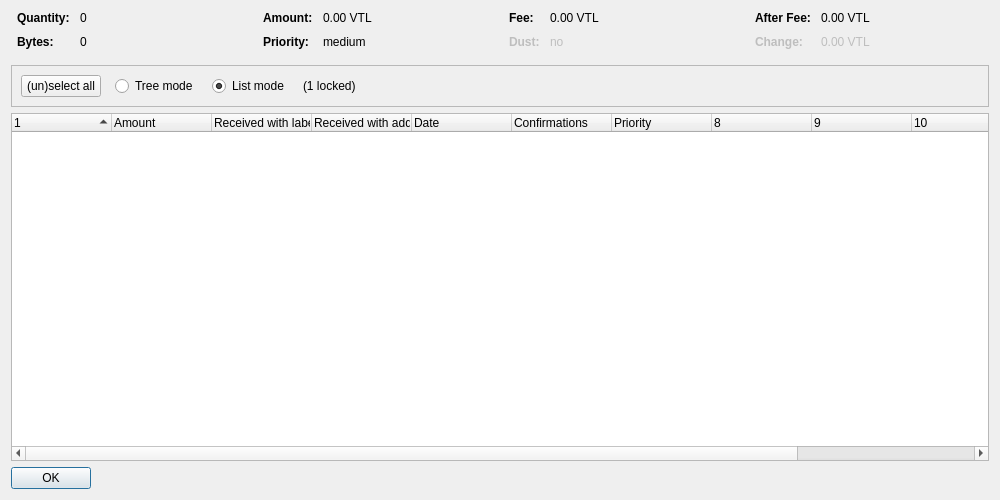
<?xml version="1.0" encoding="UTF-8"?>
<ui version="4.0">
 <class>CoinControlDialog</class>
 <widget class="QDialog" name="CoinControlDialog">
  <property name="geometry">
   <rect>
    <x>0</x>
    <y>0</y>
    <width>1000</width>
    <height>500</height>
   </rect>
  </property>
  <property name="windowTitle">
   <string>Coin Selection</string>
  </property>
  <layout class="QVBoxLayout" name="verticalLayout">
   <item>
    <layout class="QHBoxLayout" name="horizontalLayoutTop" stretch="0,0,0,0">
     <property name="topMargin">
      <number>0</number>
     </property>
     <property name="bottomMargin">
      <number>10</number>
     </property>
     <item>
      <layout class="QFormLayout" name="formLayoutCoinControl1">
       <property name="horizontalSpacing">
        <number>10</number>
       </property>
       <property name="verticalSpacing">
        <number>10</number>
       </property>
       <property name="leftMargin">
        <number>6</number>
       </property>
       <property name="rightMargin">
        <number>6</number>
       </property>
       <item row="0" column="0">
        <widget class="QLabel" name="labelCoinControlQuantityText">
         <property name="font">
          <font>
           <weight>75</weight>
           <bold>true</bold>
          </font>
         </property>
         <property name="text">
          <string>Quantity:</string>
         </property>
        </widget>
       </item>
       <item row="0" column="1">
        <widget class="QLabel" name="labelCoinControlQuantity">
         <property name="cursor">
          <cursorShape>IBeamCursor</cursorShape>
         </property>
         <property name="contextMenuPolicy">
          <enum>Qt::ActionsContextMenu</enum>
         </property>
         <property name="text">
          <string notr="true">0</string>
         </property>
         <property name="textInteractionFlags">
          <set>Qt::LinksAccessibleByMouse|Qt::TextSelectableByKeyboard|Qt::TextSelectableByMouse</set>
         </property>
        </widget>
       </item>
       <item row="1" column="0">
        <widget class="QLabel" name="labelCoinControlBytesText">
         <property name="font">
          <font>
           <weight>75</weight>
           <bold>true</bold>
          </font>
         </property>
         <property name="text">
          <string>Bytes:</string>
         </property>
        </widget>
       </item>
       <item row="1" column="1">
        <widget class="QLabel" name="labelCoinControlBytes">
         <property name="cursor">
          <cursorShape>IBeamCursor</cursorShape>
         </property>
         <property name="contextMenuPolicy">
          <enum>Qt::ActionsContextMenu</enum>
         </property>
         <property name="text">
          <string notr="true">0</string>
         </property>
         <property name="textInteractionFlags">
          <set>Qt::LinksAccessibleByMouse|Qt::TextSelectableByKeyboard|Qt::TextSelectableByMouse</set>
         </property>
        </widget>
       </item>
      </layout>
     </item>
     <item>
      <layout class="QFormLayout" name="formLayoutCoinControl2">
       <property name="horizontalSpacing">
        <number>10</number>
       </property>
       <property name="verticalSpacing">
        <number>10</number>
       </property>
       <property name="leftMargin">
        <number>6</number>
       </property>
       <property name="rightMargin">
        <number>6</number>
       </property>
       <item row="0" column="0">
        <widget class="QLabel" name="labelCoinControlAmountText">
         <property name="font">
          <font>
           <weight>75</weight>
           <bold>true</bold>
          </font>
         </property>
         <property name="text">
          <string>Amount:</string>
         </property>
        </widget>
       </item>
       <item row="0" column="1">
        <widget class="QLabel" name="labelCoinControlAmount">
         <property name="cursor">
          <cursorShape>IBeamCursor</cursorShape>
         </property>
         <property name="contextMenuPolicy">
          <enum>Qt::ActionsContextMenu</enum>
         </property>
         <property name="text">
          <string notr="true">0.00 VTL</string>
         </property>
         <property name="textInteractionFlags">
          <set>Qt::LinksAccessibleByMouse|Qt::TextSelectableByKeyboard|Qt::TextSelectableByMouse</set>
         </property>
        </widget>
       </item>
       <item row="1" column="0">
        <widget class="QLabel" name="labelCoinControlPriorityText">
         <property name="font">
          <font>
           <weight>75</weight>
           <bold>true</bold>
          </font>
         </property>
         <property name="text">
          <string>Priority:</string>
         </property>
        </widget>
       </item>
       <item row="1" column="1">
        <widget class="QLabel" name="labelCoinControlPriority">
         <property name="cursor">
          <cursorShape>IBeamCursor</cursorShape>
         </property>
         <property name="contextMenuPolicy">
          <enum>Qt::ActionsContextMenu</enum>
         </property>
         <property name="text">
          <string notr="true">medium</string>
         </property>
         <property name="textInteractionFlags">
          <set>Qt::LinksAccessibleByMouse|Qt::TextSelectableByKeyboard|Qt::TextSelectableByMouse</set>
         </property>
        </widget>
       </item>
      </layout>
     </item>
     <item>
      <layout class="QFormLayout" name="formLayoutCoinControl3">
       <property name="horizontalSpacing">
        <number>10</number>
       </property>
       <property name="verticalSpacing">
        <number>10</number>
       </property>
       <property name="leftMargin">
        <number>6</number>
       </property>
       <property name="rightMargin">
        <number>6</number>
       </property>
       <item row="0" column="0">
        <widget class="QLabel" name="labelCoinControlFeeText">
         <property name="font">
          <font>
           <weight>75</weight>
           <bold>true</bold>
          </font>
         </property>
         <property name="text">
          <string>Fee:</string>
         </property>
        </widget>
       </item>
       <item row="0" column="1">
        <widget class="QLabel" name="labelCoinControlFee">
         <property name="cursor">
          <cursorShape>IBeamCursor</cursorShape>
         </property>
         <property name="contextMenuPolicy">
          <enum>Qt::ActionsContextMenu</enum>
         </property>
         <property name="text">
          <string notr="true">0.00 VTL</string>
         </property>
         <property name="textInteractionFlags">
          <set>Qt::LinksAccessibleByMouse|Qt::TextSelectableByKeyboard|Qt::TextSelectableByMouse</set>
         </property>
        </widget>
       </item>
       <item row="1" column="0">
        <widget class="QLabel" name="labelCoinControlLowOutputText">
         <property name="enabled">
          <bool>false</bool>
         </property>
         <property name="font">
          <font>
           <weight>75</weight>
           <bold>true</bold>
          </font>
         </property>
         <property name="text">
          <string>Dust:</string>
         </property>
        </widget>
       </item>
       <item row="1" column="1">
        <widget class="QLabel" name="labelCoinControlLowOutput">
         <property name="enabled">
          <bool>false</bool>
         </property>
         <property name="cursor">
          <cursorShape>IBeamCursor</cursorShape>
         </property>
         <property name="contextMenuPolicy">
          <enum>Qt::ActionsContextMenu</enum>
         </property>
         <property name="text">
          <string notr="true">no</string>
         </property>
         <property name="textInteractionFlags">
          <set>Qt::LinksAccessibleByMouse|Qt::TextSelectableByKeyboard|Qt::TextSelectableByMouse</set>
         </property>
        </widget>
       </item>
      </layout>
     </item>
     <item>
      <layout class="QFormLayout" name="formLayoutCoinControl4">
       <property name="horizontalSpacing">
        <number>10</number>
       </property>
       <property name="verticalSpacing">
        <number>10</number>
       </property>
       <property name="leftMargin">
        <number>6</number>
       </property>
       <property name="rightMargin">
        <number>6</number>
       </property>
       <item row="0" column="0">
        <widget class="QLabel" name="labelCoinControlAfterFeeText">
         <property name="font">
          <font>
           <weight>75</weight>
           <bold>true</bold>
          </font>
         </property>
         <property name="text">
          <string>After Fee:</string>
         </property>
        </widget>
       </item>
       <item row="0" column="1">
        <widget class="QLabel" name="labelCoinControlAfterFee">
         <property name="cursor">
          <cursorShape>IBeamCursor</cursorShape>
         </property>
         <property name="contextMenuPolicy">
          <enum>Qt::ActionsContextMenu</enum>
         </property>
         <property name="text">
          <string notr="true">0.00 VTL</string>
         </property>
         <property name="textInteractionFlags">
          <set>Qt::LinksAccessibleByMouse|Qt::TextSelectableByKeyboard|Qt::TextSelectableByMouse</set>
         </property>
        </widget>
       </item>
       <item row="1" column="0">
        <widget class="QLabel" name="labelCoinControlChangeText">
         <property name="enabled">
          <bool>false</bool>
         </property>
         <property name="font">
          <font>
           <weight>75</weight>
           <bold>true</bold>
          </font>
         </property>
         <property name="text">
          <string>Change:</string>
         </property>
        </widget>
       </item>
       <item row="1" column="1">
        <widget class="QLabel" name="labelCoinControlChange">
         <property name="enabled">
          <bool>false</bool>
         </property>
         <property name="cursor">
          <cursorShape>IBeamCursor</cursorShape>
         </property>
         <property name="contextMenuPolicy">
          <enum>Qt::ActionsContextMenu</enum>
         </property>
         <property name="text">
          <string notr="true">0.00 VTL</string>
         </property>
         <property name="textInteractionFlags">
          <set>Qt::LinksAccessibleByMouse|Qt::TextSelectableByKeyboard|Qt::TextSelectableByMouse</set>
         </property>
        </widget>
       </item>
      </layout>
     </item>
    </layout>
   </item>
   <item>
    <widget class="QFrame" name="frame">
     <property name="minimumSize">
      <size>
       <width>0</width>
       <height>40</height>
      </size>
     </property>
     <property name="frameShape">
      <enum>QFrame::StyledPanel</enum>
     </property>
     <property name="frameShadow">
      <enum>QFrame::Sunken</enum>
     </property>
     <layout class="QHBoxLayout" name="horizontalLayout">
      <item>
       <layout class="QHBoxLayout" name="horizontalLayoutPanel" stretch="0,0,0,0,0">
        <property name="spacing">
         <number>14</number>
        </property>
        <item>
         <widget class="QPushButton" name="pushButtonSelectAll">
          <property name="sizePolicy">
           <sizepolicy hsizetype="Maximum" vsizetype="Fixed">
            <horstretch>0</horstretch>
            <verstretch>0</verstretch>
           </sizepolicy>
          </property>
          <property name="text">
           <string>(un)select all</string>
          </property>
          <property name="autoDefault">
           <bool>false</bool>
          </property>
         </widget>
        </item>
        <item>
         <widget class="QRadioButton" name="radioTreeMode">
          <property name="sizePolicy">
           <sizepolicy hsizetype="Maximum" vsizetype="Fixed">
            <horstretch>0</horstretch>
            <verstretch>0</verstretch>
           </sizepolicy>
          </property>
          <property name="text">
           <string>Tree mode</string>
          </property>
         </widget>
        </item>
        <item>
         <widget class="QRadioButton" name="radioListMode">
          <property name="sizePolicy">
           <sizepolicy hsizetype="Maximum" vsizetype="Fixed">
            <horstretch>0</horstretch>
            <verstretch>0</verstretch>
           </sizepolicy>
          </property>
          <property name="text">
           <string>List mode</string>
          </property>
          <property name="checked">
           <bool>true</bool>
          </property>
         </widget>
        </item>
        <item>
         <widget class="QLabel" name="labelLocked">
          <property name="text">
           <string notr="true">(1 locked)</string>
          </property>
         </widget>
        </item>
        <item>
         <spacer name="horizontalSpacer">
          <property name="orientation">
           <enum>Qt::Horizontal</enum>
          </property>
          <property name="sizeHint" stdset="0">
           <size>
            <width>40</width>
            <height>20</height>
           </size>
          </property>
         </spacer>
        </item>
       </layout>
      </item>
     </layout>
    </widget>
   </item>
   <item>
    <widget class="CoinControlTreeWidget" name="treeWidget">
     <property name="contextMenuPolicy">
      <enum>Qt::CustomContextMenu</enum>
     </property>
     <property name="sortingEnabled">
      <bool>false</bool>
     </property>
     <property name="columnCount">
      <number>12</number>
     </property>
     <attribute name="headerShowSortIndicator" stdset="0">
      <bool>true</bool>
     </attribute>
     <attribute name="headerStretchLastSection">
      <bool>false</bool>
     </attribute>
     <column>
      <property name="text">
       <string/>
      </property>
     </column>
     <column>
      <property name="text">
       <string>Amount</string>
      </property>
     </column>
     <column>
      <property name="text">
       <string>Received with label</string>
      </property>
     </column>
     <column>
      <property name="text">
       <string>Received with address</string>
      </property>
     </column>
     <column>
      <property name="text">
       <string>Date</string>
      </property>
     </column>
     <column>
      <property name="text">
       <string>Confirmations</string>
      </property>
      <property name="toolTip">
       <string>Confirmed</string>
      </property>
     </column>
     <column>
      <property name="text">
       <string>Priority</string>
      </property>
     </column>
     <column>
      <property name="text">
       <string/>
      </property>
     </column>
     <column>
      <property name="text">
       <string/>
      </property>
     </column>
     <column>
      <property name="text">
       <string/>
      </property>
     </column>
     <column>
      <property name="text">
       <string/>
      </property>
     </column>
     <column>
      <property name="text">
       <string/>
      </property>
     </column>
    </widget>
   </item>
   <item>
    <widget class="QDialogButtonBox" name="buttonBox">
     <property name="sizePolicy">
      <sizepolicy hsizetype="Maximum" vsizetype="Fixed">
       <horstretch>0</horstretch>
       <verstretch>0</verstretch>
      </sizepolicy>
     </property>
     <property name="orientation">
      <enum>Qt::Horizontal</enum>
     </property>
     <property name="standardButtons">
      <set>QDialogButtonBox::Ok</set>
     </property>
    </widget>
   </item>
  </layout>
 </widget>
 <customwidgets>
  <customwidget>
   <class>CoinControlTreeWidget</class>
   <extends>QTreeWidget</extends>
   <header>coincontroltreewidget.h</header>
  </customwidget>
 </customwidgets>
 <resources/>
 <connections/>
</ui>
